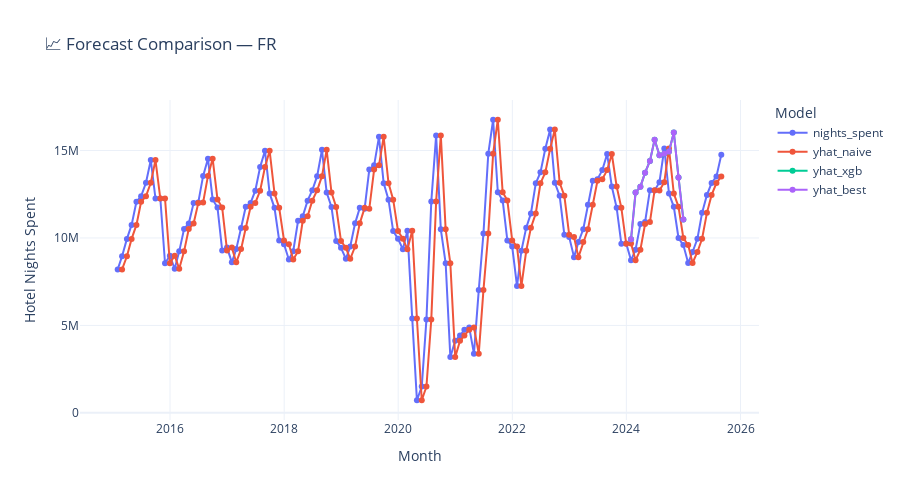
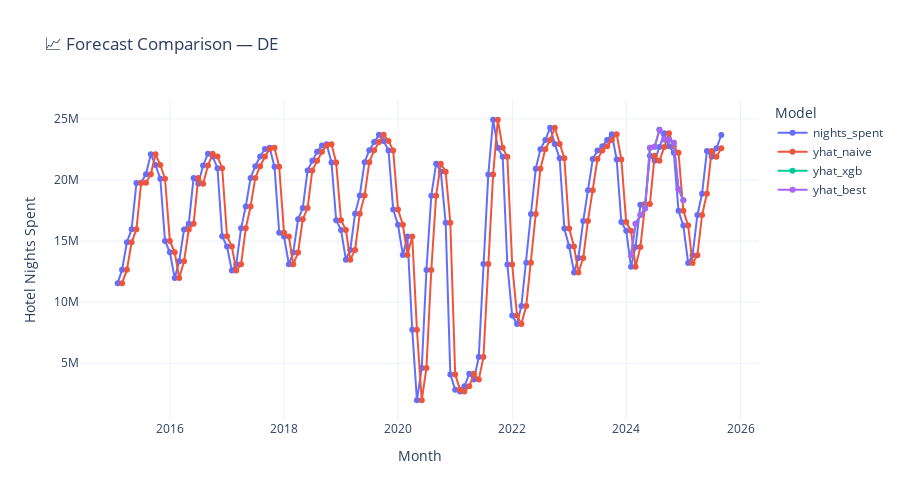
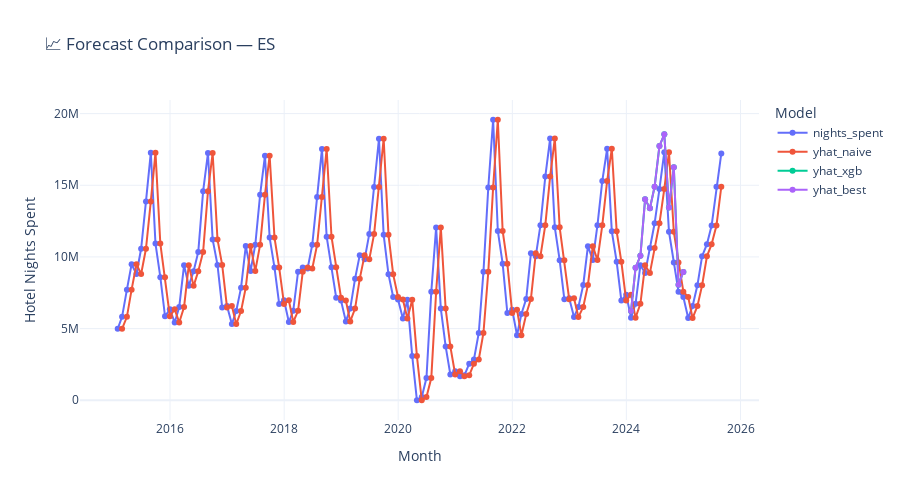
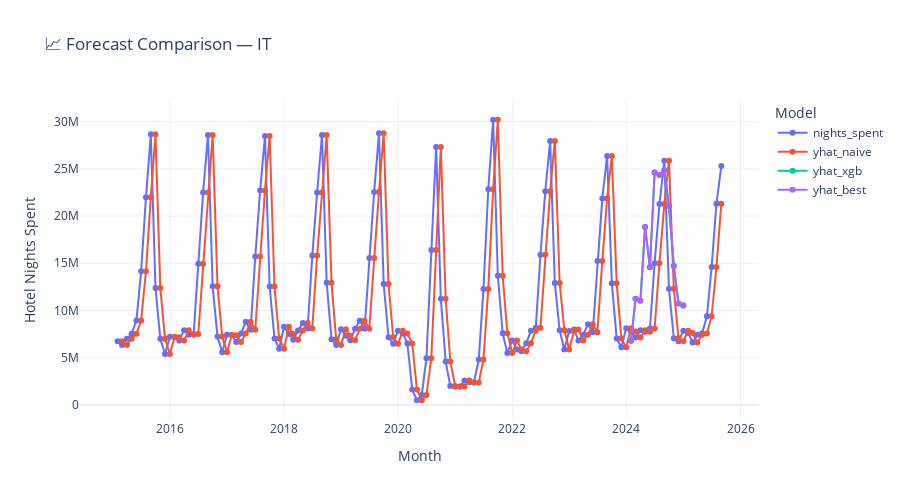

Here is the notebook cell these charts were saved with, in order:
### Markdown cell above
### 🟩 3. Country-level Forecast Visualization (Plotly + Matplotlib)

### Code cell
# ============================================================
# Country-level Forecast Visualization
# ============================================================

print("\n📊 Generating country-level forecast visualizations...")

# --- Representative sample of EU countries (adjust if needed) ---
representative_countries = ["FR", "DE", "ES", "IT", "NL", "PL"]

# Ensure we have forecasts
forecast_cols = [c for c in ["yhat_naive", "yhat_arimax", "yhat_xgb", "yhat_best"] if c in panel.columns]
if not forecast_cols:
    raise ValueError("❌ No forecast columns found — please check merged data.")

# ------------------------------------------------------------
# Plotly Interactive Visualization
# ------------------------------------------------------------

for country in representative_countries:
    dfc = panel[panel["region"] == country].sort_values("month")

    if dfc.empty:
        print(f"[WARN] No data found for {country}. Skipping.")
        continue

    fig = px.line(
        dfc,
        x="month",
        y=["nights_spent"] + forecast_cols,
        labels={"value": "Hotel Nights Spent", "month": "Month"},
        title=f"📈 Forecast Comparison — {country}",
        template="plotly_white"
    )
    fig.update_traces(mode="lines+markers")
    fig.update_layout(legend_title_text="Model", height=500)
    fig.show()

# ------------------------------------------------------------
# Matplotlib Overview Plot (6 countries grid)
# ------------------------------------------------------------

fig, axes = plt.subplots(3, 2, figsize=(14, 10), sharex=True)
axes = axes.flatten()

for i, country in enumerate(representative_countries):
    dfc = panel[panel["region"] == country].sort_values("month")

    ax = axes[i]
    ax.plot(dfc["month"], dfc["nights_spent"], label="Actual", lw=2)
    
    for fcol in forecast_cols:
        style = "--" if "naive" in fcol else ":" if "arimax" in fcol else "-."
        ax.plot(dfc["month"], dfc[fcol], style, lw=1.8, alpha=0.8, label=fcol.replace("yhat_", "").upper())

    ax.set_title(country, fontsize=13, fontweight="bold")
    ax.legend(fontsize=8)
    ax.set_ylabel("Nights Spent")

fig.suptitle(
    "Forecast Comparison — Representative EU Countries",
    fontsize=16, fontweight="bold", y=1.03
)
plt.tight_layout()
plt.show()
